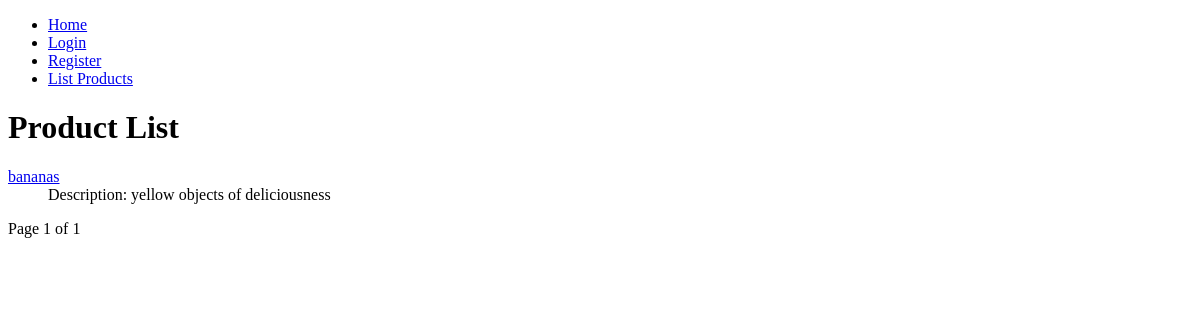
The page /list/ on the database as committed earlier.
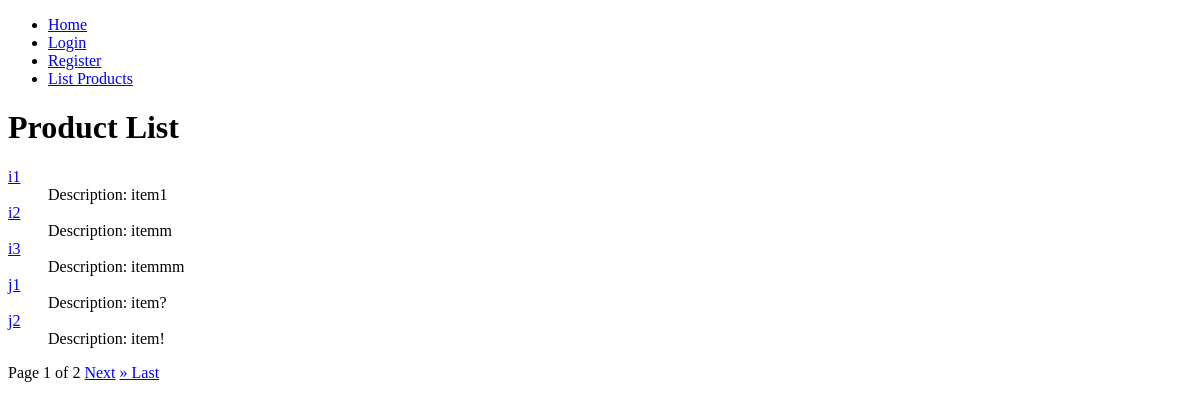
The same page on the database as committed later.
### main/models.py (models this page shows)
class Product(models.Model):
    product_id = models.UUIDField(primary_key=True, default=uuid.uuid4)
    name = models.CharField(max_length=30, unique=True)
    description = models.TextField(blank=True, null=True)
    price = models.DecimalField(decimal_places=2, max_digits=8)
    quantity = models.IntegerField()
    created_at = models.DateTimeField(default=timezone.now)
    updated_at = models.DateTimeField(default=timezone.now)
    seller_id = models.ForeignKey(CustomUser, on_delete=models.CASCADE, verbose_name="related seller", default=None)
    category_id = models.ForeignKey(Category, on_delete=models.CASCADE, verbose_name="related category")

### main/views.py (the view)
# urls.py: path("list/", views.list, name="list"),
def list(request):
    p = Paginator(Product.objects.all(), 5)
    page = request.GET.get("page")
    products = p.get_page(page)
    return render(request, "main/list.html", {"products": products})

### main/templates/main/list.html (shortened to what this page needs)
{% extends 'main/base.html' %}
{% block content %}
<h1>Product List</h1>
<dl>
    {% for product in products %}
        <dt><a href="/read/{{ product.product_id }}">{{ product.name }}</a></dt>
        <dd>Description: {{ product.description }}</dd>
    {% endfor %}
</dl>
Page {{ products.number }} of {{ products.paginator.num_pages}}
{% if products.has_next %}
    <a href="?page={{ products.next_page_number }}">Next</a>
    <a href="?page={{ products.paginator.num_pages }}">&raquo Last</a>
{% endif %}
{% endblock content %}

### main/templates/main/base.html (shortened to what this page needs)
<!DOCTYPE html>
<html lang="en">
  <head>
  </head>
  <body>
    <nav>
    <ul>
      <li><a href="/">Home</a></li>
      {% if user.is_authenticated %}
      <li><a href="/logout">Logout</a></li>
      {% else %}
      <li><a href="/login">Login</a></li>
      <li><a href="/register">Register</a></li>
      {% endif %}
      <li><a href="/list">List Products</a></li>
    </ul>
    </nav>
    {% block content %}{% endblock content %}
  </body>
</html>

Rows that differ between the two databases and show on the page:
removed Product: name "bananas", description "yellow objects of deliciousness"
added Product: name "i1", description "item1"
added Product: name "i2", description "itemm"
added Product: name "i3", description "itemmm"
added Product: name "j1", description "item?"
added Product: name "j2", description "item!"
Other text that changed with them:
{{ products.paginator.num_pages }}: "1" → "2"
text now shown: "Next » Last"
